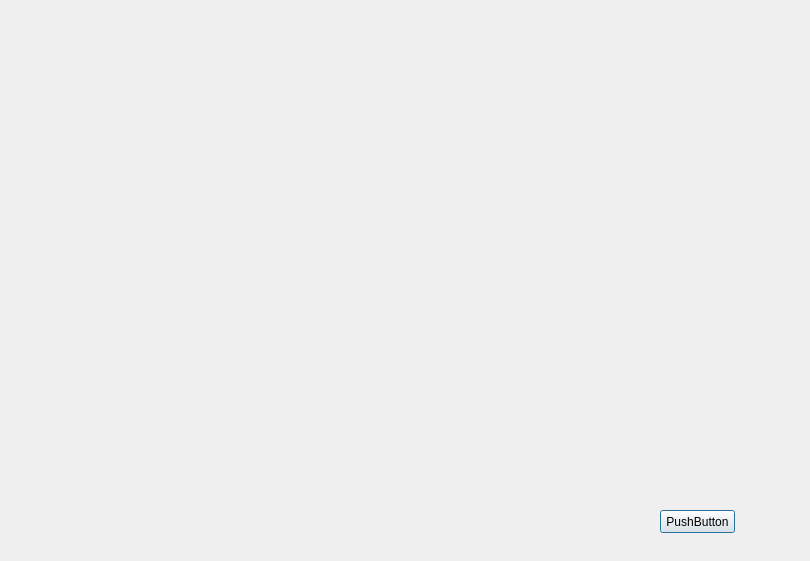
<?xml version="1.0" encoding="UTF-8"?>
<ui version="4.0">
 <class>Color</class>
 <widget class="QDialog" name="Color">
  <property name="geometry">
   <rect>
    <x>0</x>
    <y>0</y>
    <width>810</width>
    <height>561</height>
   </rect>
  </property>
  <property name="windowTitle">
   <string>Color</string>
  </property>
  <widget class="QPushButton" name="pushButton">
   <property name="geometry">
    <rect>
     <x>660</x>
     <y>510</y>
     <width>75</width>
     <height>23</height>
    </rect>
   </property>
   <property name="text">
    <string>PushButton</string>
   </property>
  </widget>
 </widget>
 <resources/>
 <connections>
  <connection>
   <sender>pushButton</sender>
   <signal>clicked()</signal>
   <receiver>Color</receiver>
   <slot>getSelectedCol()</slot>
   <hints>
    <hint type="sourcelabel">
     <x>701</x>
     <y>521</y>
    </hint>
    <hint type="destinationlabel">
     <x>669</x>
     <y>461</y>
    </hint>
   </hints>
  </connection>
 </connections>
 <slots>
  <slot>getSelectedCol()</slot>
 </slots>
</ui>
